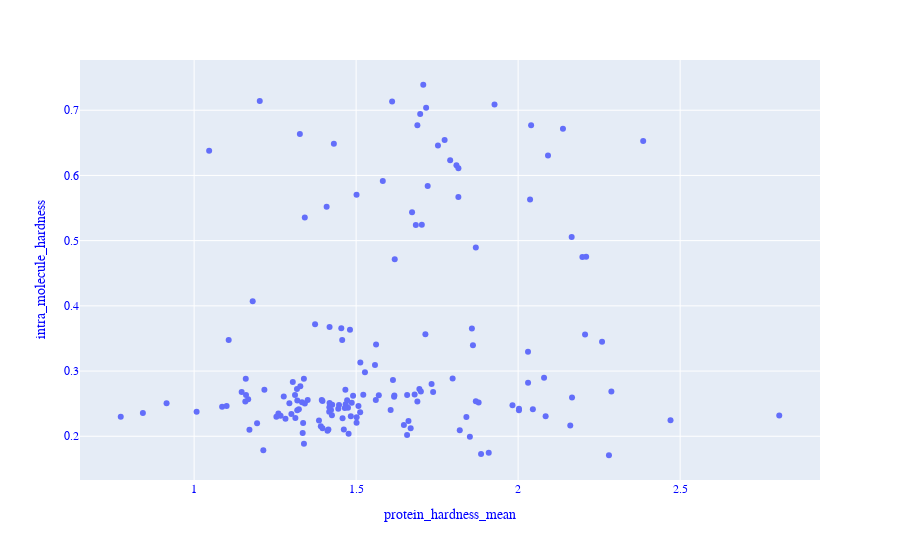

The code cell stored with this chart in its notebook:
### Code cell
fig = px.scatter(hardness_perf_df, x='protein_hardness_mean', y='intra_molecule_hardness', \
           hover_data='assay')
fig.update_layout(
    font_family="serif",
    font_color="blue",
    title_font_family="Computer Modern Roman",
    title_font_color="red",
    legend_title_font_color="green"
)

fig.show()

### Figure 1 — Plotly figure (JSON) as saved in the notebook; plotly's stock layout.template omitted (floating-point values rounded to 4 significant figures; data arrays with more than 128 entries replaced by an {"elided": "..."} marker saying what was removed)
{"data": [{"customdata": {"elided": "157x1 str values"}, "hovertemplate": "protein_hardness_mean=%{x}<br>intra_molecule_hardness=%{y}<br>assay=%{customdata[0]}<extra></extra>", "legendgroup": "", "marker": {"color": "#636efa", "symbol": "circle"}, "mode": "markers", "name": "", "orientation": "v", "showlegend": false, "type": "scatter", "x": {"elided": "157 float values"}, "xaxis": "x", "y": {"elided": "157 float values"}, "yaxis": "y"}], "layout": {"font": {"color": "blue", "family": "serif"}, "legend": {"title": {"font": {"color": "green"}}, "tracegroupgap": 0}, "margin": {"t": 60}, "title": {"font": {"color": "red", "family": "Computer Modern Roman"}}, "xaxis": {"anchor": "y", "domain": [0, 1], "title": {"text": "protein_hardness_mean"}}, "yaxis": {"anchor": "x", "domain": [0, 1], "title": {"text": "intra_molecule_hardness"}}}}
